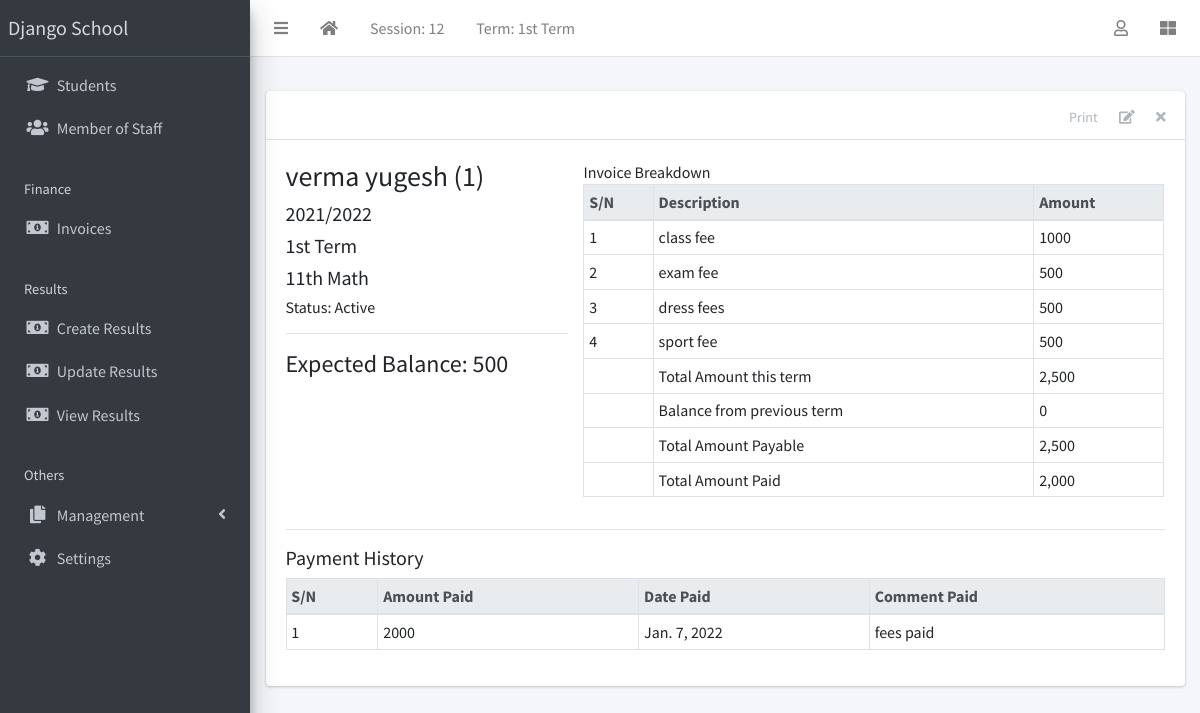
The page /finance/1/detail/ (signed in) on the database its author committed.
### apps/corecode/models.py (models this page shows, shortened)
class AcademicSession(models.Model):
    name = models.CharField(max_length=200, unique=True)
    current = models.BooleanField(default=True)
    class Meta:
        ordering = ["-name"]
    def __str__(self):
        return self.name

class AcademicTerm(models.Model):
    name = models.CharField(max_length=20, unique=True)
    current = models.BooleanField(default=True)
    class Meta:
        ordering = ["name"]
    def __str__(self):
        return self.name

class SiteConfig(models.Model):
    key = models.SlugField()
    value = models.CharField(max_length=200)

class StudentClass(models.Model):
    name = models.CharField(max_length=200, unique=True)
    class Meta:
        verbose_name = "Class"
        verbose_name_plural = "Classes"
        ordering = ["name"]
    def __str__(self):
        return self.name

### apps/finance/models.py (models this page shows, shortened)
class Invoice(models.Model):
    student = models.ForeignKey(Student, on_delete=models.CASCADE)
    session = models.ForeignKey(AcademicSession, on_delete=models.CASCADE)
    term = models.ForeignKey(AcademicTerm, on_delete=models.CASCADE)
    class_for = models.ForeignKey(StudentClass, on_delete=models.CASCADE)
    balance_from_previous_term = models.IntegerField(default=0)
    status = models.CharField(
        max_length=20,
        choices=[("active", "Active"), ("closed", "Closed")],
        default="active",
    )
    class Meta:
        ordering = ["student", "term"]
    def __str__(self):
        return f"{self.student}"
    def balance(self):
        payable = self.total_amount_payable()
        paid = self.total_amount_paid()
        return payable - paid
    def amount_payable(self):
        items = InvoiceItem.objects.filter(invoice=self)
        total = 0
        for item in items:
            total += item.amount
        return total
    def total_amount_payable(self):
        return self.balance_from_previous_term + self.amount_payable()
    def total_amount_paid(self):
        receipts = Receipt.objects.filter(invoice=self)
        amount = 0
        for receipt in receipts:
            amount += receipt.amount_paid
        return amount

class InvoiceItem(models.Model):
    invoice = models.ForeignKey(Invoice, on_delete=models.CASCADE)
    description = models.CharField(max_length=200)
    amount = models.IntegerField()

class Receipt(models.Model):
    invoice = models.ForeignKey(Invoice, on_delete=models.CASCADE)
    amount_paid = models.IntegerField()
    date_paid = models.DateField(default=timezone.now)
    comment = models.CharField(max_length=200, blank=True)

### apps/students/models.py (models this page shows, shortened)
class Student(models.Model):
    STATUS_CHOICES = [("active", "Active"), ("inactive", "Inactive")]
    GENDER_CHOICES = [("male", "Male"), ("female", "Female")]
    current_status = models.CharField(
        max_length=10, choices=STATUS_CHOICES, default="active"
    )
    registration_number = models.CharField(max_length=200, unique=True)
    surname = models.CharField(max_length=200)
    firstname = models.CharField(max_length=200)
    other_name = models.CharField(max_length=200, blank=True)
    gender = models.CharField(max_length=10, choices=GENDER_CHOICES, default="male")
    date_of_birth = models.DateField(default=timezone.now)
    current_class = models.ForeignKey(
        StudentClass, on_delete=models.SET_NULL, blank=True, null=True
    )
    date_of_admission = models.DateField(default=timezone.now)
    mobile_num_regex = RegexValidator(
        regex="^[0-9]{10,15}$", message="Entered mobile number isn't in a right format!"
    )
    parent_mobile_number = models.CharField(
        validators=[mobile_num_regex], max_length=13, blank=True
    )
    address = models.TextField(blank=True)
    others = models.TextField(blank=True)
    passport = models.ImageField(blank=True, upload_to="students/passports/")
    class Meta:
        ordering = ["surname", "firstname", "other_name"]
    def __str__(self):
        return f"{self.surname} {self.firstname} {self.other_name} ({self.registration_number})"

### apps/finance/views.py (the view)
# urls.py: path("<int:pk>/detail/", InvoiceDetailView.as_view(), name="invoice-detail"),
class InvoiceDetailView(LoginRequiredMixin, DetailView):
    model = Invoice
    fields = "__all__"
    def get_context_data(self, **kwargs):
        context = super(InvoiceDetailView, self).get_context_data(**kwargs)
        context["receipts"] = Receipt.objects.filter(invoice=self.object)
        context["items"] = InvoiceItem.objects.filter(invoice=self.object)
        return context

### apps/corecode/context_processors.py (called while the page is built)
def site_defaults(request):
    current_session = AcademicSession.objects.get(current=True)
    current_term = AcademicTerm.objects.get(current=True)
    vals = SiteConfig.objects.all()
    contexts = {
        "current_session": current_session.name,
        "current_term": current_term.name,
    }
    for val in vals:
        contexts[val.key] = val.value
    return contexts

### apps/finance/templates/finance/invoice_detail.html (shortened to what this page needs)
{% extends 'base.html' %}
{% load humanize %}
{% block content-header %}
<div class="card-header">
  <div class="card-tools">
    <a href="#" class="btn btn-tool">Print</a>
    <a href="{% url 'invoice-update' object.id %}" class="btn btn-tool">
      <i class="fas fa-edit"></i>
    </a>
    <a href="{% url 'invoice-delete' object.id %}" class="btn btn-tool">
      <i class="fas fa-times"></i>
    </a>
  </div>
</div>
{% endblock content-header %}
{% block content %}
<div class="row">
  <div class="col-sm-4">
    <h3>{{ object }} </h3>
    <h5>{{ object.session }} </h5>
    <h5>{{ object.term }} </h5>
    <h5>{{ object.class_for }} </h5>
    <h6>Status: {{ object.get_status_display }} </h6>
    <hr>
    <div>
      <h4>Expected Balance: {{ object.balance | intcomma }}</h4>
    </div>
  </div>
  <div class="col-sm-8">
    <table class="table table-sm table-bordered">
      <thead class="thead-light">
        <tr>
          <th>S/N</th>
          <th>Description</th>
          <th>Amount</th>
        </tr>
      </thead>
      <tbody>
        {% for item in items %}
        <tr>
          <td>{{ forloop.counter }} </td>
          <td>{{ item.description }} </td>
          <td>{{ item.amount }} </td>
        </tr>
        {% endfor %}
      </tbody>
      <tfoot>
        <tr>
          <td></td>
          <td>Total Amount this term</td>
          <td>{{ object.amount_payable | intcomma}}</td>
        </tr>
        <tr>
          <td></td>
          <td>Balance from previous term</td>
          <td>{{ object.balance_from_previous_term | intcomma }}</td>
        </tr>
        <tr>
          <td></td>
          <td>Total Amount Payable</td>
          <td>{{ object.total_amount_payable | intcomma}}</td>
        </tr>
        <tr>
          <td></td>
          <td>Total Amount Paid</td>
          <td>{{ object.total_amount_paid | intcomma}}</td>
        </tr>
      </tfoot>
    </table>
  </div>
</div>
<hr>
<h5>Payment History</h5>
<table class="table table-bordered table-sm">
  <thead class="thead-light">
    <tr>
      <th>S/N</th>
      <th>Amount Paid</th>
      <th>Date Paid</th>
      <th>Comment Paid</th>
    </tr>
  </thead>
  <tbody>
    {% for receipt in receipts %}
    <tr>
      <td>{{ forloop.counter }}</td>
      <td>{{ receipt.amount_paid}}</td>
      <td>{{ receipt.date_paid}}</td>
      <td>{{ receipt.comment}}</td>
    </tr>
    {% endfor %}
  </tbody>
</table>
{% endblock content %}

### templates/base.html (shortened to what this page needs)
{% load static %}
<!DOCTYPE html>
<html lang="en">
<head>
  <link rel="stylesheet" href="{% static 'plugins/fontawesome-free/css/all.min.css' %}">
  <link rel="stylesheet" href="{% static 'plugins/toastr/toastr.min.css' %}">
  <link rel="stylesheet"
    href="{% static 'plugins/overlayScrollbars/css/OverlayScrollbars.min.css' %}">
  <link rel="stylesheet" href="{% static 'plugins/Datatables/datatables.min.css' %}" />
  <link rel="stylesheet" href="{% static 'dist/css/adminlte.min.css' %}">
</head>
<body
  class="hold-transition sidebar-mini layout-fixed layout-navbar-fixed layout-footer-fixed">
  <div class="wrapper">
    <nav class="main-header navbar navbar-expand navbar-white navbar-light">
      <ul class="navbar-nav">
        <li class="nav-item">
          <a class="nav-link" data-widget="pushmenu" href="#" role="button"><i
              class="fas fa-bars"></i></a>
        </li>
        <li class="nav-item d-none d-sm-inline-block">
          <a href="{% url 'home' %} " class="nav-link"><i class="fa fa-home"></i></a>
        </li>
        <li class="nav-item d-none d-sm-inline-block">
          <a href="{% url 'current-session' %}" class="nav-link">Session: {{ current_session }}</a>
        </li>
        <li class="nav-item d-none d-sm-inline-block">
          <a href="{% url 'current-session' %}" class="nav-link">Term: {{ current_term }}</a>
        </li>
      </ul>
      <ul class="navbar-nav ml-auto">
        <li class="nav-item dropdown">
          <a class="nav-link" data-toggle="dropdown" href="#">
            <i class="far fa-user"></i>
          </a>
        </li>
        <li class="nav-item">
          <a class="nav-link" data-widget="control-sidebar" data-slide="true"
            href="#" role="button"><i class="fas fa-th-large"></i></a>
        </li>
      </ul>
    </nav>
    <aside class="main-sidebar sidebar-dark-primary elevation-4">
      <a href="{% url 'home' %}" class="brand-link">{{ school_name | default:"MySchool" }}</a>
      <div class="sidebar">
        <nav class="mt-2">
          <ul class="nav nav-pills nav-sidebar flex-column"
            data-widget="treeview" role="menu" data-accordion="false">
            <li class="nav-item">
              <a href="{% url 'student-list' %}" class="nav-link">
                <i class="nav-icon fas fa-graduation-cap"></i>
                <p>
                  Students
                </p>
              </a>
            </li>
            <li class="nav-item">
              <a href="{% url 'staff-list' %}" class="nav-link">
                <i class="nav-icon fas fa-users"></i>
                <p>
                  Member of Staff
                </p>
              </a>
            </li>
            <li class="nav-header">Finance</li>
            <li class="nav-item">
              <a href="{% url 'invoice-list' %}" class="nav-link">
                <i class="nav-icon fas fa-money-bill-alt"></i>
                <p>
                  Invoices
                </p>
              </a>
            </li>
            <li class="nav-header">Results</li>
            <li class="nav-item">
              <a href="{% url 'create-result' %}" class="nav-link">
                <i class="nav-icon fas fa-money-bill-alt"></i>
                <p>
                  Create Results
                </p>
              </a>
            </li>
            <li class="nav-item">
              <a href="{% url 'edit-results' %}" class="nav-link">
                <i class="nav-icon fas fa-money-bill-alt"></i>
                <p>
                  Update Results
                </p>
              </a>
            </li>
            <li class="nav-item">
              <a href="{% url 'view-results' %}" class="nav-link">
                <i class="nav-icon fas fa-money-bill-alt"></i>
                <p>
                  View Results
                </p>
              </a>
            </li>
            <li class="nav-header">Others</li>
            <li class="nav-item has-treeview">
              <a href="#" class="nav-link">
                <i class="nav-icon fas fa-copy"></i>
                <p>
                  Management
                  <i class="fas fa-angle-left right"></i>
                </p>
              </a>
            </li>
            <li class="nav-item">
              <a href="{% url 'configs' %}" class="nav-link">
                <i class="nav-icon fas fa-cog"></i>
                <p>
                  Settings
                </p>
              </a>
            </li>
          </ul>
        </nav>
      </div>
    </aside>
    <div class="content-wrapper">
      <section class="content-header">
      </section>
      <section class="content">
        <div class="container-fluid">
          <div class="row">
            <div class="col-md-12">
              {% block fullcard %}
              <div class="card">
                {% block content-header %}{% endblock content-header %}
                <div class="card-body">
                  <div class="row">
                    <div class="col">
                      {% block content %}
                      {% endblock content %}
                    </div>
                  </div>
                </div>
              </div>
              {% endblock fullcard %}
            </div>
          </div>
        </div>
      </section>
    </div>
  </div>
</body>
</html>

### rows shown on the page
AcademicSession: name "12"
AcademicTerm: name "1st Term"
SiteConfig: value "Django School"
Invoice: student.registration_number "verma yugesh (1)", session "2021/2022", term "1st Term", class_for "11th Math", status "Active", balance "500", amount_payable "2,500", balance_from_previous_term "0", total_amount_payable "2,500", total_amount_paid "2,000"
InvoiceItem: description "class fee", amount "1000"
InvoiceItem: description "exam fee", amount "500"
InvoiceItem: description "dress fees", amount "500"
InvoiceItem: description "sport fee", amount "500"
Receipt: amount_paid "2000", date_paid "Jan. 7, 2022", comment "fees paid"
